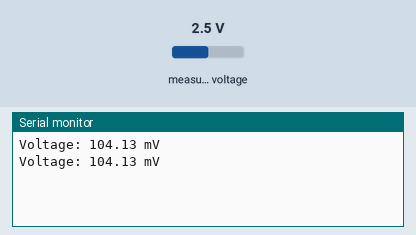
Bench run of a program on a simulated ESP32. Shown: the last lines printed to the serial monitor. Inputs (shaded band) come from the test bench; at power-on: measured voltage 2.5 V.

Above: at 1.2 s.
1.3 s: measured voltage set to 0.1 V
At 2.6 s:
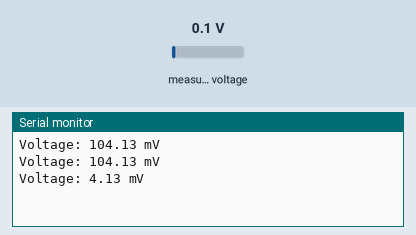
2.8 s: measured voltage set to 1.2 V
At 3.8 s:
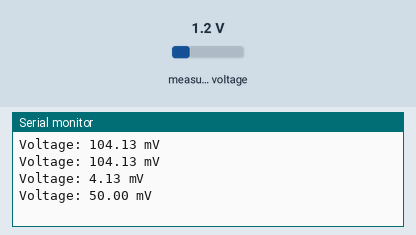
Timing chart, 0 to 5.8 s (numbered marks = the images above; inputs shaded):
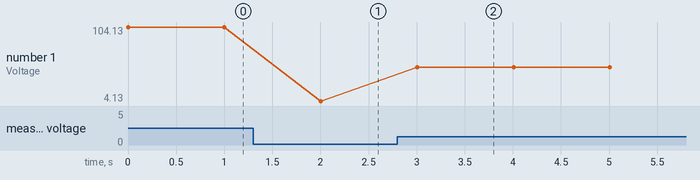

The program:

main.cpp
```cpp
#include <Wire.h>
#include <Adafruit_ADS1015.h>

#define SDA_PIN 23  // Changer par le numéro de la broche SDA sur votre ESP32
#define SCL_PIN 19  // Changer par le numéro de la broche SCL sur votre ESP32

Adafruit_ADS1015 ads;

void setup() {
    Serial.begin(9600);
    Wire.begin(SDA_PIN, SCL_PIN);  // Configuration des broches SDA et SCL
    ads.begin();
}

void loop() {
    int16_t adc0 = ads.readADC_SingleEnded(0);
    float voltage = adc0 * 0.125; // Conversion de la valeur ADC en tension (mV)

    Serial.print("Voltage: ");
    Serial.print(voltage);
    Serial.println(" mV");

    delay(1000); // Attendre 1 seconde avant la prochaine lecture
}
```

Measured:
- after the input at 1.3 s, the serial monitor: prints a new line after 0.70 s (image 1)
- after the input at 2.8 s, the serial monitor: prints a new line after 0.21 s (image 2)
- plotted number 1: 104.13 → 4.13 after the input at 1.3 s, 4.13 → 50 after the input at 2.8 s
